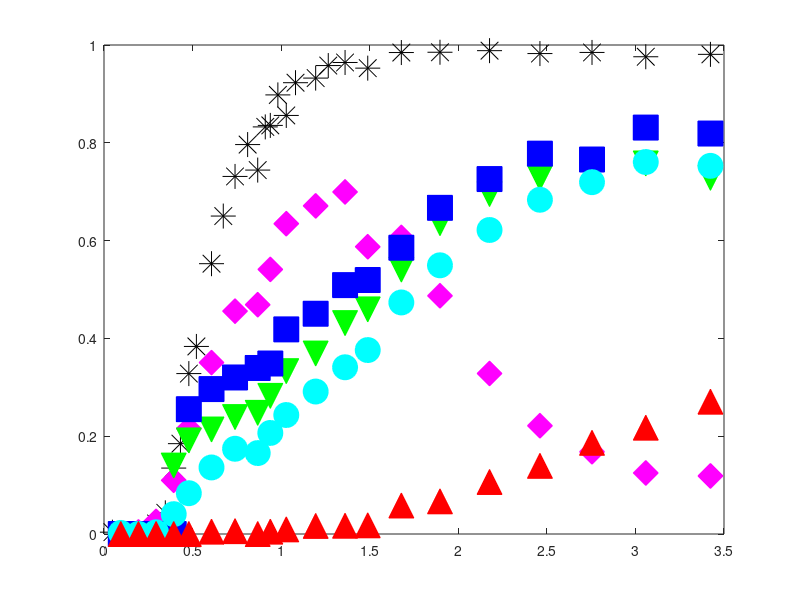

The MATLAB script that drew this image: (Note: this script raises an error after producing the figure.)
clear

%first-type BC;
%kinetic model;
%see Van Genuchten pg. 16 and 28:



%data = csvread('ObjC_1_gas.csv',1,0);
data = csvread('Obj2b_part1_gas.csv',1,0);
data_time = data(:,1).*60; %time in sec
ethane = data(:,2);
helium = data(:,3);
n2o = data(:,4);
sf6 = data(:,5);
ch4 = data(:,6);



data_br = csvread('Obj2b_part1_br.csv',1,0);
%data_br = csvread('Obj1b_br.csv',1,0);
Br_time = data_br(:,1).*60;
Br = data_br(:,2);



%If Vg/Vw = .01, then
%R_He = 2
%R_SF6 = 2.5
%R_ethane = 1.2
%R_N2O = 1.015

%time units are in seconds;
%length units are in m;

C_o = 1; %dimensionless
t = 0:100:60000; %0:100:200000; %default delta t is 25 %secondary t is 50
D = 1.025e-06; 


%2.69e-6, dispersion coefficients, m2/s, default 5e-7; determined from bromide only.
    %%%%%%3.1e-6 for bromide
v_m = 3.625e-5;  

%velocity, 7.09e-5,  m/s, default 1e-4 m/s
    %%%%%%%3e-5 for bromide
    %try 1.19e-4 to 1.43e-4, expected values based on reactor geometry +
    %porosity
L = .3;
theta_m = 0.586; %mobile phase volume (dynamic, macropores)
theta_im = 0.31;  %immobile phase volume (stagnant, micropores)
phi_m = theta_m/(theta_m + theta_im);  %fraction of liquid phase that is mobile

P = v_m*L/D; %Peclet number
PV = v_m.*t.*phi_m./L;     %pore volumes, tau in equations in Table 2 in Van Genuchten
data_PV_br = v_m.*Br_time.*phi_m./L;

data_PV = v_m.*data_time.*phi_m./L;

data_PV_br_plot = v_m.*Br_time.*phi_m./L;


figure(11)
clf
h1 = plot(data_PV_br_plot, Br, '*k','MarkerFaceColor', 'k', 'MarkerSize', 18)
hold on
h2 = plot(data_PV, n2o, 'dm','MarkerFaceColor', 'm', 'MarkerSize', 18)
hold on
h3 = plot(data_PV, sf6, 'vg','MarkerFaceColor', 'g', 'MarkerSize', 18)
hold on
h4 = plot(data_PV, ethane, 'sb','MarkerFaceColor', 'b', 'MarkerSize', 18)
hold on
h5 = plot(data_PV, ch4, 'oc','MarkerFaceColor', 'c', 'MarkerSize', 18)
hold on
h6 = plot(data_PV, helium, '^r','MarkerFaceColor', 'r', 'MarkerSize', 18)
hold on






%fit parameters:
%R = 2;      %MUST BE > 1
%alpha = 1e-3;    %rate constant, try starting in the range 5e-4 to 5e-3

                    %1/s, 100 d^-1 from Geistlinger (2005) = 1e-3 1/s
                    %vulava has 5e-4 - 1e-3  1/s for alpha for SF6, so
                    %probably faster for Helium, N2O
                    %velocity in bioreactor on the order of .003 m/s, much slower than in Vulava, so 
                    %expect lower alpha
%for determination of R-squared:



%dimensionless parameters
%defined in Van Genuchten pg. 15, with the exception of w, beta, and R
%For w and beta, defined on pg. 28 for one-site kinetic
%non-equilibrium adsorption.  For R, comes from Fry et al. (1994) and Vulava et al. (2002): 
%R = 1 + KH*(Vg/Vw)   %use this with specific K_H values to determine Vg/Vw
%based on fit R parameter






measured = Br; %define which solute you are modeling




R = 1.000000001; %ethane 2.7
%R = [50:2.5:70];
%R_m = [1.01:0.05:1.41];
R_m = 1.000000001;
alpha = 1.0e-4;  %ethane 1.3e-4
%alpha = [1e-7:1e-7:20e-7];

loopcnt = 0;

results_matrix = zeros(length(R)*length(alpha),5);
%column 1 of results_matrix is loopcnt
%column 2 of results_matrix is R
%column 3 of results_matrix is R_m
%column 4 of results_matrix is alpha
%column 5 of results_matrix is sum of squared residuals




for j = 1:length(R)
    
    for k = 1:length(alpha)
        
        for l = 1:length(R_m)
        
        
w = alpha(k)*L*(R(j)-1)/(v_m*theta_m);
beta = phi_m*R_m(l)/R(j);



%G term in Van Genuchten, equation SI-1 in Table 2:
G_T = .5 *  erfc( sqrt(P./(4.*beta.*R(j).*PV)).*(beta*R(j)-PV)) + .5*exp(P).*erfc( sqrt (P./(4.*beta.*R(j).*PV) ).*(beta*R(j) + PV) );
%IMPORTANT NOTE: Equation SI-1 in Table 2 has the final term as beta*R-tau.
%I think this is an error and that it should be beta*R+tau.  At the top of page 18 they note: 
%"Expressions for G(T) in Table 2 follow from those given in Table 1 by replacing T by
%tau and R by (beta*R).  In Table 1, the final term is R+T, so based on
%their statement the final term should be B*R+tau.
%This is how it is coded above, and this equation gives an effluent C
%ranging from 0 to 1, while the original equation from Van Genuchten has an
%effluent C ranging from 0 to a number much greater than 1.

%exponential term multiplied by G
term = exp(-w.*PV/(beta*R(j)));

%some figures to visualize how each of these terms are affected by
%different fit parameters:
%use these to troubleshoot problems if the model acts weird with certain
%paremeters.
%figure(5)
%plot(PV,term)
%title('Term')

integrand_vec = zeros(1,length(PV));

delta_tau = 0.001;   %tau time increment, also d_tau dummy variable
                    %default .001

for i = 2:length(PV);  %2:length(PV)
    
    tau = [0:delta_tau:PV(i)];
    
G_tau = .5 *  erfc( sqrt(P./(4.*beta.*R(j).*tau)).*(beta*R(j)-tau)) + .5*exp(P).*erfc( sqrt (P./(4.*beta.*R(j).*tau) ).*(beta*R(j) + tau) );
    
    a = w.*tau;
    b = w.*(PV(i) - tau)./( (1 - beta)*R(j) );
    
    squig = 2*sqrt(a.*b);
    
%In equation 36, the I_0 and I_1 are modified bessel functions, see
%notation on pg. 50-51
I_0 = besseli(0,squig);  %modified bessel function of the first kind, order 0
I_1 = besseli(1,squig);  %modified bessel function of the first kind, order 1
    
%H term defined by Equation 36:
H = exp(-a-b).* ( I_0/beta + (squig.*I_1)./(2.*b.*(1-beta)) );


prod = G_tau.*H;

integrand = delta_tau*trapz(prod(1:length(prod)-1));   %last element of product is NaN, since the last element of H is NaN ...
                                                    %due to division by 0
                                                    %in b term
integrand_vec(i) = integrand;


end


%first_term = G_T.*term;
%figure(14)
%plot(PV,first_term)
%title('G*exp term')

%C = G(1:length(G)-1).*term(1:length(term)-1) + (w/R).*ConvInt;   %equation 35 in van genuchten
C = G_T.*term + w/R(j) .* integrand_vec;


%find indices in PV that are closest PV to data: 
edges = [-Inf, mean([PV(2:end); PV(1:end-1)]), +Inf];
%I = discretize(data_PV_br, edges);
I = discretize(data_PV, edges);

%RSS = sum((C(I) - measured').^2)


loopcnt = loopcnt + 1

     results_matrix(loopcnt,1) = loopcnt;
     results_matrix(loopcnt,2) = R(j);
     results_matrix(loopcnt,3) = R_m(l);
     results_matrix(loopcnt,4) = alpha(k);
     %results_matrix(loopcnt,5) = RSS;

    end
    
    end

end






figure(11)
plot(PV, C,'-k', 'LineWidth',1.5)
ylim([-0.1 1.1])
xlim([0 2])
ylabel('C/C_o')
xlabel('PV')
hold on

%column 1 of results_matrix is loopcnt
%column 2 of results_matrix is R
%column 3 of results_matrix is R_m
%column 4 of results_matrix is alpha
%column 5 of results_matrix is sum of squared residuals

% y = [results_matrix(:,1)'; results_matrix(:,2)'; results_matrix(:,3)'; results_matrix(:,4)'; results_matrix(:,5)']
% fileID = fopen('results_matrix.txt','w');
% %fprintf(fileID, 'Exponential Function\n\n');
% fprintf(fileID,'%0.3f %0.3e %0.3e %0.3e %0.4f\n',y);
% fclose(fileID);




% y = [PV; C];
% fileID = fopen('exptable.txt','w');
% %fprintf(fileID, 'Exponential Function\n\n');
% fprintf(fileID,'%f %f\n',y);
% fclose(fileID);



%find indices in PV that are closest PV to data: 
%edges = [-Inf, mean([PV(2:end); PV(1:end-1)]), +Inf];
%I = discretize(data_PV, edges);

%edges = [-Inf, mean([Br_time(2:end); Br_time(1:end-1)]), +Inf];
%I = discretize(Br_time, edges);



% %find indices in PV that are closest PV to data: 
% edges = [-Inf, mean([PV(2:end); PV(1:end-1)]), +Inf];
% %I = discretize(data_PV_br, edges);
% I = discretize(data_PV, edges);
% 
% RSS = sum((C(I) - measured').^2)
% TSS = sum((measured - mean(measured)).^2)
% R2 = 1 - (RSS/TSS)


measured = sf6; %define which solute you are modeling




R = 57.5; %ethane 2.7
%R = [50:2.5:70];
%R_m = [1.01:0.05:1.41];
R_m = 1.01;
alpha = 1.4e-6;  %ethane 1.3e-4
%alpha = [1e-7:1e-7:20e-7];

loopcnt = 0;

results_matrix = zeros(length(R)*length(alpha),5);
%column 1 of results_matrix is loopcnt
%column 2 of results_matrix is R
%column 3 of results_matrix is R_m
%column 4 of results_matrix is alpha
%column 5 of results_matrix is sum of squared residuals




for j = 1:length(R)
    
    for k = 1:length(alpha)
        
        for l = 1:length(R_m)
        
        
w = alpha(k)*L*(R(j)-1)/(v_m*theta_m);
beta = phi_m*R_m(l)/R(j);



%G term in Van Genuchten, equation SI-1 in Table 2:
G_T = .5 *  erfc( sqrt(P./(4.*beta.*R(j).*PV)).*(beta*R(j)-PV)) + .5*exp(P).*erfc( sqrt (P./(4.*beta.*R(j).*PV) ).*(beta*R(j) + PV) );
%IMPORTANT NOTE: Equation SI-1 in Table 2 has the final term as beta*R-tau.
%I think this is an error and that it should be beta*R+tau.  At the top of page 18 they note: 
%"Expressions for G(T) in Table 2 follow from those given in Table 1 by replacing T by
%tau and R by (beta*R).  In Table 1, the final term is R+T, so based on
%their statement the final term should be B*R+tau.
%This is how it is coded above, and this equation gives an effluent C
%ranging from 0 to 1, while the original equation from Van Genuchten has an
%effluent C ranging from 0 to a number much greater than 1.

%exponential term multiplied by G
term = exp(-w.*PV/(beta*R(j)));

%some figures to visualize how each of these terms are affected by
%different fit parameters:
%use these to troubleshoot problems if the model acts weird with certain
%paremeters.
%figure(5)
%plot(PV,term)
%title('Term')

integrand_vec = zeros(1,length(PV));

delta_tau = 0.001;   %tau time increment, also d_tau dummy variable
                    %default .001

for i = 2:length(PV);  %2:length(PV)
    
    tau = [0:delta_tau:PV(i)];
    
G_tau = .5 *  erfc( sqrt(P./(4.*beta.*R(j).*tau)).*(beta*R(j)-tau)) + .5*exp(P).*erfc( sqrt (P./(4.*beta.*R(j).*tau) ).*(beta*R(j) + tau) );
    
    a = w.*tau;
    b = w.*(PV(i) - tau)./( (1 - beta)*R(j) );
    
    squig = 2*sqrt(a.*b);
    
%In equation 36, the I_0 and I_1 are modified bessel functions, see
%notation on pg. 50-51
I_0 = besseli(0,squig);  %modified bessel function of the first kind, order 0
I_1 = besseli(1,squig);  %modified bessel function of the first kind, order 1
    
%H term defined by Equation 36:
H = exp(-a-b).* ( I_0/beta + (squig.*I_1)./(2.*b.*(1-beta)) );


prod = G_tau.*H;

integrand = delta_tau*trapz(prod(1:length(prod)-1));   %last element of product is NaN, since the last element of H is NaN ...
                                                    %due to division by 0
                                                    %in b term
integrand_vec(i) = integrand;


end


%first_term = G_T.*term;
%figure(14)
%plot(PV,first_term)
%title('G*exp term')

%C = G(1:length(G)-1).*term(1:length(term)-1) + (w/R).*ConvInt;   %equation 35 in van genuchten
C = G_T.*term + w/R(j) .* integrand_vec;


%find indices in PV that are closest PV to data: 
edges = [-Inf, mean([PV(2:end); PV(1:end-1)]), +Inf];
%I = discretize(data_PV_br, edges);
I = discretize(data_PV, edges);

RSS = sum((C(I) - measured').^2)


loopcnt = loopcnt + 1

     results_matrix(loopcnt,1) = loopcnt;
     results_matrix(loopcnt,2) = R(j);
     results_matrix(loopcnt,3) = R_m(l);
     results_matrix(loopcnt,4) = alpha(k);
     results_matrix(loopcnt,5) = RSS;

    end
    
    end

end






figure(11)
plot(PV, C,'-k', 'LineWidth',1.5)
ylim([-0.1 1.1])
xlim([0 2])
ylabel('C/C_o')
xlabel('PV')
hold on 





measured = helium; %define which solute you are modeling




R = 39; %ethane 2.7
%R = [50:2.5:70];
%R_m = [1.01:0.05:1.41];
R_m = 6.1;
alpha = 1.05e-6;  %ethane 1.3e-4
%alpha = [1e-7:1e-7:20e-7];

loopcnt = 0;

results_matrix = zeros(length(R)*length(alpha),5);
%column 1 of results_matrix is loopcnt
%column 2 of results_matrix is R
%column 3 of results_matrix is R_m
%column 4 of results_matrix is alpha
%column 5 of results_matrix is sum of squared residuals




for j = 1:length(R)
    
    for k = 1:length(alpha)
        
        for l = 1:length(R_m)
        
        
w = alpha(k)*L*(R(j)-1)/(v_m*theta_m);
beta = phi_m*R_m(l)/R(j);



%G term in Van Genuchten, equation SI-1 in Table 2:
G_T = .5 *  erfc( sqrt(P./(4.*beta.*R(j).*PV)).*(beta*R(j)-PV)) + .5*exp(P).*erfc( sqrt (P./(4.*beta.*R(j).*PV) ).*(beta*R(j) + PV) );
%IMPORTANT NOTE: Equation SI-1 in Table 2 has the final term as beta*R-tau.
%I think this is an error and that it should be beta*R+tau.  At the top of page 18 they note: 
%"Expressions for G(T) in Table 2 follow from those given in Table 1 by replacing T by
%tau and R by (beta*R).  In Table 1, the final term is R+T, so based on
%their statement the final term should be B*R+tau.
%This is how it is coded above, and this equation gives an effluent C
%ranging from 0 to 1, while the original equation from Van Genuchten has an
%effluent C ranging from 0 to a number much greater than 1.

%exponential term multiplied by G
term = exp(-w.*PV/(beta*R(j)));

%some figures to visualize how each of these terms are affected by
%different fit parameters:
%use these to troubleshoot problems if the model acts weird with certain
%paremeters.
%figure(5)
%plot(PV,term)
%title('Term')

integrand_vec = zeros(1,length(PV));

delta_tau = 0.001;   %tau time increment, also d_tau dummy variable
                    %default .001

for i = 2:length(PV);  %2:length(PV)
    
    tau = [0:delta_tau:PV(i)];
    
G_tau = .5 *  erfc( sqrt(P./(4.*beta.*R(j).*tau)).*(beta*R(j)-tau)) + .5*exp(P).*erfc( sqrt (P./(4.*beta.*R(j).*tau) ).*(beta*R(j) + tau) );
    
    a = w.*tau;
    b = w.*(PV(i) - tau)./( (1 - beta)*R(j) );
    
    squig = 2*sqrt(a.*b);
    
%In equation 36, the I_0 and I_1 are modified bessel functions, see
%notation on pg. 50-51
I_0 = besseli(0,squig);  %modified bessel function of the first kind, order 0
I_1 = besseli(1,squig);  %modified bessel function of the first kind, order 1
    
%H term defined by Equation 36:
H = exp(-a-b).* ( I_0/beta + (squig.*I_1)./(2.*b.*(1-beta)) );


prod = G_tau.*H;

integrand = delta_tau*trapz(prod(1:length(prod)-1));   %last element of product is NaN, since the last element of H is NaN ...
                                                    %due to division by 0
                                                    %in b term
integrand_vec(i) = integrand;


end


%first_term = G_T.*term;
%figure(14)
%plot(PV,first_term)
%title('G*exp term')

%C = G(1:length(G)-1).*term(1:length(term)-1) + (w/R).*ConvInt;   %equation 35 in van genuchten
C = G_T.*term + w/R(j) .* integrand_vec;


%find indices in PV that are closest PV to data: 
edges = [-Inf, mean([PV(2:end); PV(1:end-1)]), +Inf];
%I = discretize(data_PV_br, edges);
I = discretize(data_PV, edges);

RSS = sum((C(I) - measured').^2)


loopcnt = loopcnt + 1

     results_matrix(loopcnt,1) = loopcnt;
     results_matrix(loopcnt,2) = R(j);
     results_matrix(loopcnt,3) = R_m(l);
     results_matrix(loopcnt,4) = alpha(k);
     results_matrix(loopcnt,5) = RSS;

    end
    
    end

end






figure(11)
plot(PV, C,'-r', 'LineWidth',1.5)
ylim([-0.1 1.1])
xlim([0 2])
ylabel('C/C_o')
xlabel('PV')
hold on

%column 1 of results_matrix is loopcnt
%column 2 of results_matrix is R
%column 3 of results_matrix is R_m
%column 4 of results_matrix is alpha
%column 5 of results_matrix is sum of squared residuals

% y = [results_matrix(:,1)'; results_matrix(:,2)'; results_matrix(:,3)'; results_matrix(:,4)'; results_matrix(:,5)']
% fileID = fopen('results_matrix.txt','w');
% %fprintf(fileID, 'Exponential Function\n\n');
% fprintf(fileID,'%0.3f %0.3e %0.3e %0.3e %0.4f\n',y);
% fclose(fileID);




% y = [PV; C];
% fileID = fopen('exptable.txt','w');
% %fprintf(fileID, 'Exponential Function\n\n');
% fprintf(fileID,'%f %f\n',y);
% fclose(fileID);



%find indices in PV that are closest PV to data: 
%edges = [-Inf, mean([PV(2:end); PV(1:end-1)]), +Inf];
%I = discretize(data_PV, edges);

%edges = [-Inf, mean([Br_time(2:end); Br_time(1:end-1)]), +Inf];
%I = discretize(Br_time, edges);



% %find indices in PV that are closest PV to data: 
% edges = [-Inf, mean([PV(2:end); PV(1:end-1)]), +Inf];
% %I = discretize(data_PV_br, edges);
% I = discretize(data_PV, edges);
% 
% RSS = sum((C(I) - measured').^2)
% TSS = sum((measured - mean(measured)).^2)
% R2 = 1 - (RSS/TSS)


measured = sf6; %define which solute you are modeling




R = 57.5; %ethane 2.7
%R = [50:2.5:70];
%R_m = [1.01:0.05:1.41];
R_m = 1.01;
alpha = 1.4e-6;  %ethane 1.3e-4
%alpha = [1e-7:1e-7:20e-7];

loopcnt = 0;

results_matrix = zeros(length(R)*length(alpha),5);
%column 1 of results_matrix is loopcnt
%column 2 of results_matrix is R
%column 3 of results_matrix is R_m
%column 4 of results_matrix is alpha
%column 5 of results_matrix is sum of squared residuals




for j = 1:length(R)
    
    for k = 1:length(alpha)
        
        for l = 1:length(R_m)
        
        
w = alpha(k)*L*(R(j)-1)/(v_m*theta_m);
beta = phi_m*R_m(l)/R(j);



%G term in Van Genuchten, equation SI-1 in Table 2:
G_T = .5 *  erfc( sqrt(P./(4.*beta.*R(j).*PV)).*(beta*R(j)-PV)) + .5*exp(P).*erfc( sqrt (P./(4.*beta.*R(j).*PV) ).*(beta*R(j) + PV) );
%IMPORTANT NOTE: Equation SI-1 in Table 2 has the final term as beta*R-tau.
%I think this is an error and that it should be beta*R+tau.  At the top of page 18 they note: 
%"Expressions for G(T) in Table 2 follow from those given in Table 1 by replacing T by
%tau and R by (beta*R).  In Table 1, the final term is R+T, so based on
%their statement the final term should be B*R+tau.
%This is how it is coded above, and this equation gives an effluent C
%ranging from 0 to 1, while the original equation from Van Genuchten has an
%effluent C ranging from 0 to a number much greater than 1.

%exponential term multiplied by G
term = exp(-w.*PV/(beta*R(j)));

%some figures to visualize how each of these terms are affected by
%different fit parameters:
%use these to troubleshoot problems if the model acts weird with certain
%paremeters.
%figure(5)
%plot(PV,term)
%title('Term')

integrand_vec = zeros(1,length(PV));

delta_tau = 0.001;   %tau time increment, also d_tau dummy variable
                    %default .001

for i = 2:length(PV);  %2:length(PV)
    
    tau = [0:delta_tau:PV(i)];
    
G_tau = .5 *  erfc( sqrt(P./(4.*beta.*R(j).*tau)).*(beta*R(j)-tau)) + .5*exp(P).*erfc( sqrt (P./(4.*beta.*R(j).*tau) ).*(beta*R(j) + tau) );
    
    a = w.*tau;
    b = w.*(PV(i) - tau)./( (1 - beta)*R(j) );
    
    squig = 2*sqrt(a.*b);
    
%In equation 36, the I_0 and I_1 are modified bessel functions, see
%notation on pg. 50-51
I_0 = besseli(0,squig);  %modified bessel function of the first kind, order 0
I_1 = besseli(1,squig);  %modified bessel function of the first kind, order 1
    
%H term defined by Equation 36:
H = exp(-a-b).* ( I_0/beta + (squig.*I_1)./(2.*b.*(1-beta)) );


prod = G_tau.*H;

integrand = delta_tau*trapz(prod(1:length(prod)-1));   %last element of product is NaN, since the last element of H is NaN ...
                                                    %due to division by 0
                                                    %in b term
integrand_vec(i) = integrand;


end


%first_term = G_T.*term;
%figure(14)
%plot(PV,first_term)
%title('G*exp term')

%C = G(1:length(G)-1).*term(1:length(term)-1) + (w/R).*ConvInt;   %equation 35 in van genuchten
C = G_T.*term + w/R(j) .* integrand_vec;


%find indices in PV that are closest PV to data: 
edges = [-Inf, mean([PV(2:end); PV(1:end-1)]), +Inf];
%I = discretize(data_PV_br, edges);
I = discretize(data_PV, edges);

RSS = sum((C(I) - measured').^2)


loopcnt = loopcnt + 1

     results_matrix(loopcnt,1) = loopcnt;
     results_matrix(loopcnt,2) = R(j);
     results_matrix(loopcnt,3) = R_m(l);
     results_matrix(loopcnt,4) = alpha(k);
     results_matrix(loopcnt,5) = RSS;

    end
    
    end

end






figure(11)
plot(PV, C,'-g', 'LineWidth',1.5)
ylim([-0.1 1.1])
xlim([0 2])
ylabel('C/C_o')
xlabel('PV')
hold on 





measured = ethane; %define which solute you are modeling




R = 8.5; %ethane 2.7
%R = [50:2.5:70];
%R_m = [1.01:0.05:1.41];
R_m = 1.01;
alpha = 1.2e-5;  %ethane 1.3e-4
%alpha = [1e-7:1e-7:20e-7];

loopcnt = 0;

results_matrix = zeros(length(R)*length(alpha),5);
%column 1 of results_matrix is loopcnt
%column 2 of results_matrix is R
%column 3 of results_matrix is R_m
%column 4 of results_matrix is alpha
%column 5 of results_matrix is sum of squared residuals




for j = 1:length(R)
    
    for k = 1:length(alpha)
        
        for l = 1:length(R_m)
        
        
w = alpha(k)*L*(R(j)-1)/(v_m*theta_m);
beta = phi_m*R_m(l)/R(j);



%G term in Van Genuchten, equation SI-1 in Table 2:
G_T = .5 *  erfc( sqrt(P./(4.*beta.*R(j).*PV)).*(beta*R(j)-PV)) + .5*exp(P).*erfc( sqrt (P./(4.*beta.*R(j).*PV) ).*(beta*R(j) + PV) );
%IMPORTANT NOTE: Equation SI-1 in Table 2 has the final term as beta*R-tau.
%I think this is an error and that it should be beta*R+tau.  At the top of page 18 they note: 
%"Expressions for G(T) in Table 2 follow from those given in Table 1 by replacing T by
%tau and R by (beta*R).  In Table 1, the final term is R+T, so based on
%their statement the final term should be B*R+tau.
%This is how it is coded above, and this equation gives an effluent C
%ranging from 0 to 1, while the original equation from Van Genuchten has an
%effluent C ranging from 0 to a number much greater than 1.

%exponential term multiplied by G
term = exp(-w.*PV/(beta*R(j)));

%some figures to visualize how each of these terms are affected by
%different fit parameters:
%use these to troubleshoot problems if the model acts weird with certain
%paremeters.
%figure(5)
%plot(PV,term)
%title('Term')

integrand_vec = zeros(1,length(PV));

delta_tau = 0.001;   %tau time increment, also d_tau dummy variable
                    %default .001

for i = 2:length(PV);  %2:length(PV)
    
    tau = [0:delta_tau:PV(i)];
    
G_tau = .5 *  erfc( sqrt(P./(4.*beta.*R(j).*tau)).*(beta*R(j)-tau)) + .5*exp(P).*erfc( sqrt (P./(4.*beta.*R(j).*tau) ).*(beta*R(j) + tau) );
    
    a = w.*tau;
    b = w.*(PV(i) - tau)./( (1 - beta)*R(j) );
    
    squig = 2*sqrt(a.*b);
    
%In equation 36, the I_0 and I_1 are modified bessel functions, see
%notation on pg. 50-51
I_0 = besseli(0,squig);  %modified bessel function of the first kind, order 0
I_1 = besseli(1,squig);  %modified bessel function of the first kind, order 1
    
%H term defined by Equation 36:
H = exp(-a-b).* ( I_0/beta + (squig.*I_1)./(2.*b.*(1-beta)) );


prod = G_tau.*H;

integrand = delta_tau*trapz(prod(1:length(prod)-1));   %last element of product is NaN, since the last element of H is NaN ...
                                                    %due to division by 0
                                                    %in b term
integrand_vec(i) = integrand;


end


%first_term = G_T.*term;
%figure(14)
%plot(PV,first_term)
%title('G*exp term')

%C = G(1:length(G)-1).*term(1:length(term)-1) + (w/R).*ConvInt;   %equation 35 in van genuchten
C = G_T.*term + w/R(j) .* integrand_vec;


%find indices in PV that are closest PV to data: 
edges = [-Inf, mean([PV(2:end); PV(1:end-1)]), +Inf];
%I = discretize(data_PV_br, edges);
I = discretize(data_PV, edges);

RSS = sum((C(I) - measured').^2)


loopcnt = loopcnt + 1

     results_matrix(loopcnt,1) = loopcnt;
     results_matrix(loopcnt,2) = R(j);
     results_matrix(loopcnt,3) = R_m(l);
     results_matrix(loopcnt,4) = alpha(k);
     results_matrix(loopcnt,5) = RSS;

    end
    
    end

end






figure(11)
plot(PV, C,'-b', 'LineWidth',1.5)
ylim([-0.1 1.1])
xlim([0 3.5])
ylabel('C/C_o')
xlabel('PV')
hold on

measured = n2o; %define which solute you are modeling




R = 1.6; %ethane 2.7
%R = [50:2.5:70];
%R_m = [1.01:0.05:1.41];
R_m = 1.2;
alpha = 3e-5;  %ethane 1.3e-4
%alpha = [1e-7:1e-7:20e-7];

loopcnt = 0;

results_matrix = zeros(length(R)*length(alpha),5);
%column 1 of results_matrix is loopcnt
%column 2 of results_matrix is R
%column 3 of results_matrix is R_m
%column 4 of results_matrix is alpha
%column 5 of results_matrix is sum of squared residuals




for j = 1:length(R)
    
    for k = 1:length(alpha)
        
        for l = 1:length(R_m)
        
        
w = alpha(k)*L*(R(j)-1)/(v_m*theta_m);
beta = phi_m*R_m(l)/R(j);



%G term in Van Genuchten, equation SI-1 in Table 2:
G_T = .5 *  erfc( sqrt(P./(4.*beta.*R(j).*PV)).*(beta*R(j)-PV)) + .5*exp(P).*erfc( sqrt (P./(4.*beta.*R(j).*PV) ).*(beta*R(j) + PV) );
%IMPORTANT NOTE: Equation SI-1 in Table 2 has the final term as beta*R-tau.
%I think this is an error and that it should be beta*R+tau.  At the top of page 18 they note: 
%"Expressions for G(T) in Table 2 follow from those given in Table 1 by replacing T by
%tau and R by (beta*R).  In Table 1, the final term is R+T, so based on
%their statement the final term should be B*R+tau.
%This is how it is coded above, and this equation gives an effluent C
%ranging from 0 to 1, while the original equation from Van Genuchten has an
%effluent C ranging from 0 to a number much greater than 1.

%exponential term multiplied by G
term = exp(-w.*PV/(beta*R(j)));

%some figures to visualize how each of these terms are affected by
%different fit parameters:
%use these to troubleshoot problems if the model acts weird with certain
%paremeters.
%figure(5)
%plot(PV,term)
%title('Term')

integrand_vec = zeros(1,length(PV));

delta_tau = 0.001;   %tau time increment, also d_tau dummy variable
                    %default .001

for i = 2:length(PV);  %2:length(PV)
    
    tau = [0:delta_tau:PV(i)];
    
G_tau = .5 *  erfc( sqrt(P./(4.*beta.*R(j).*tau)).*(beta*R(j)-tau)) + .5*exp(P).*erfc( sqrt (P./(4.*beta.*R(j).*tau) ).*(beta*R(j) + tau) );
    
    a = w.*tau;
    b = w.*(PV(i) - tau)./( (1 - beta)*R(j) );
    
    squig = 2*sqrt(a.*b);
    
%In equation 36, the I_0 and I_1 are modified bessel functions, see
%notation on pg. 50-51
I_0 = besseli(0,squig);  %modified bessel function of the first kind, order 0
I_1 = besseli(1,squig);  %modified bessel function of the first kind, order 1
    
%H term defined by Equation 36:
H = exp(-a-b).* ( I_0/beta + (squig.*I_1)./(2.*b.*(1-beta)) );


prod = G_tau.*H;

integrand = delta_tau*trapz(prod(1:length(prod)-1));   %last element of product is NaN, since the last element of H is NaN ...
                                                    %due to division by 0
                                                    %in b term
integrand_vec(i) = integrand;


end


%first_term = G_T.*term;
%figure(14)
%plot(PV,first_term)
%title('G*exp term')

%C = G(1:length(G)-1).*term(1:length(term)-1) + (w/R).*ConvInt;   %equation 35 in van genuchten
C = G_T.*term + w/R(j) .* integrand_vec;


%find indices in PV that are closest PV to data: 
edges = [-Inf, mean([PV(2:end); PV(1:end-1)]), +Inf];
%I = discretize(data_PV_br, edges);
I = discretize(data_PV, edges);

RSS = sum((C(I) - measured').^2)


loopcnt = loopcnt + 1

     results_matrix(loopcnt,1) = loopcnt;
     results_matrix(loopcnt,2) = R(j);
     results_matrix(loopcnt,3) = R_m(l);
     results_matrix(loopcnt,4) = alpha(k);
     results_matrix(loopcnt,5) = RSS;

    end
    
    end

end






figure(11)
plot(PV, C,'--m', 'LineWidth',1.5)
ylim([-0.1 1.1])
xlim([0 3.5])
ylabel('C/C_o')
xlabel('PV')






measured = ch4; %define which solute you are modeling




R = 6.9; %ethane 2.7
%R = [50:2.5:70];
%R_m = [1.01:0.05:1.41];
R_m = 1.15;
alpha = 2.25e-5;  %ethane 1.3e-4
%alpha = [1e-7:1e-7:20e-7];

loopcnt = 0;

results_matrix = zeros(length(R)*length(alpha),5);
%column 1 of results_matrix is loopcnt
%column 2 of results_matrix is R
%column 3 of results_matrix is R_m
%column 4 of results_matrix is alpha
%column 5 of results_matrix is sum of squared residuals




for j = 1:length(R)
    
    for k = 1:length(alpha)
        
        for l = 1:length(R_m)
        
        
w = alpha(k)*L*(R(j)-1)/(v_m*theta_m);
beta = phi_m*R_m(l)/R(j);



%G term in Van Genuchten, equation SI-1 in Table 2:
G_T = .5 *  erfc( sqrt(P./(4.*beta.*R(j).*PV)).*(beta*R(j)-PV)) + .5*exp(P).*erfc( sqrt (P./(4.*beta.*R(j).*PV) ).*(beta*R(j) + PV) );
%IMPORTANT NOTE: Equation SI-1 in Table 2 has the final term as beta*R-tau.
%I think this is an error and that it should be beta*R+tau.  At the top of page 18 they note: 
%"Expressions for G(T) in Table 2 follow from those given in Table 1 by replacing T by
%tau and R by (beta*R).  In Table 1, the final term is R+T, so based on
%their statement the final term should be B*R+tau.
%This is how it is coded above, and this equation gives an effluent C
%ranging from 0 to 1, while the original equation from Van Genuchten has an
%effluent C ranging from 0 to a number much greater than 1.

%exponential term multiplied by G
term = exp(-w.*PV/(beta*R(j)));

%some figures to visualize how each of these terms are affected by
%different fit parameters:
%use these to troubleshoot problems if the model acts weird with certain
%paremeters.
%figure(5)
%plot(PV,term)
%title('Term')

integrand_vec = zeros(1,length(PV));

delta_tau = 0.001;   %tau time increment, also d_tau dummy variable
                    %default .001

for i = 2:length(PV);  %2:length(PV)
    
    tau = [0:delta_tau:PV(i)];
    
G_tau = .5 *  erfc( sqrt(P./(4.*beta.*R(j).*tau)).*(beta*R(j)-tau)) + .5*exp(P).*erfc( sqrt (P./(4.*beta.*R(j).*tau) ).*(beta*R(j) + tau) );
    
    a = w.*tau;
    b = w.*(PV(i) - tau)./( (1 - beta)*R(j) );
    
    squig = 2*sqrt(a.*b);
    
%In equation 36, the I_0 and I_1 are modified bessel functions, see
%notation on pg. 50-51
I_0 = besseli(0,squig);  %modified bessel function of the first kind, order 0
I_1 = besseli(1,squig);  %modified bessel function of the first kind, order 1
    
%H term defined by Equation 36:
H = exp(-a-b).* ( I_0/beta + (squig.*I_1)./(2.*b.*(1-beta)) );


prod = G_tau.*H;

integrand = delta_tau*trapz(prod(1:length(prod)-1));   %last element of product is NaN, since the last element of H is NaN ...
                                                    %due to division by 0
                                                    %in b term
integrand_vec(i) = integrand;


end


%first_term = G_T.*term;
%figure(14)
%plot(PV,first_term)
%title('G*exp term')

%C = G(1:length(G)-1).*term(1:length(term)-1) + (w/R).*ConvInt;   %equation 35 in van genuchten
C = G_T.*term + w/R(j) .* integrand_vec;


%find indices in PV that are closest PV to data: 
edges = [-Inf, mean([PV(2:end); PV(1:end-1)]), +Inf];
%I = discretize(data_PV_br, edges);
I = discretize(data_PV, edges);

RSS = sum((C(I) - measured').^2)


loopcnt = loopcnt + 1

     results_matrix(loopcnt,1) = loopcnt;
     results_matrix(loopcnt,2) = R(j);
     results_matrix(loopcnt,3) = R_m(l);
     results_matrix(loopcnt,4) = alpha(k);
     results_matrix(loopcnt,5) = RSS;

    end
    
    end

end






figure(11)
plot(PV, C,'--c', 'LineWidth',1.5)
ylim([-0.1 1.1])
xlim([0 3.5])
ylabel('C/C_o')
xlabel('PV')



figure(111)
plot(PV, C,'-r')
ylim([-0.1 1.2])
xlim([0 4])
ylabel('C/C_o')
xlabel('PV')
%text(.4, .8, sprintf('R = %0.2f', R))
%text(.4, .9, sprintf('alpha = %0.2e s^{-1}', alpha))
%text(.4, .7, sprintf('R^2 = %0.3f', R2))
%saveas(gcf,'output.eps','epsc')
figure(11)
legend('Br^-','N_2O', 'SF_6', 'C_2H_6', 'CH_4', 'He', 'Location', 'northwest'); %
title('Biotic, Transient, Woodchip')
set(gca, 'FontSize', 34);
